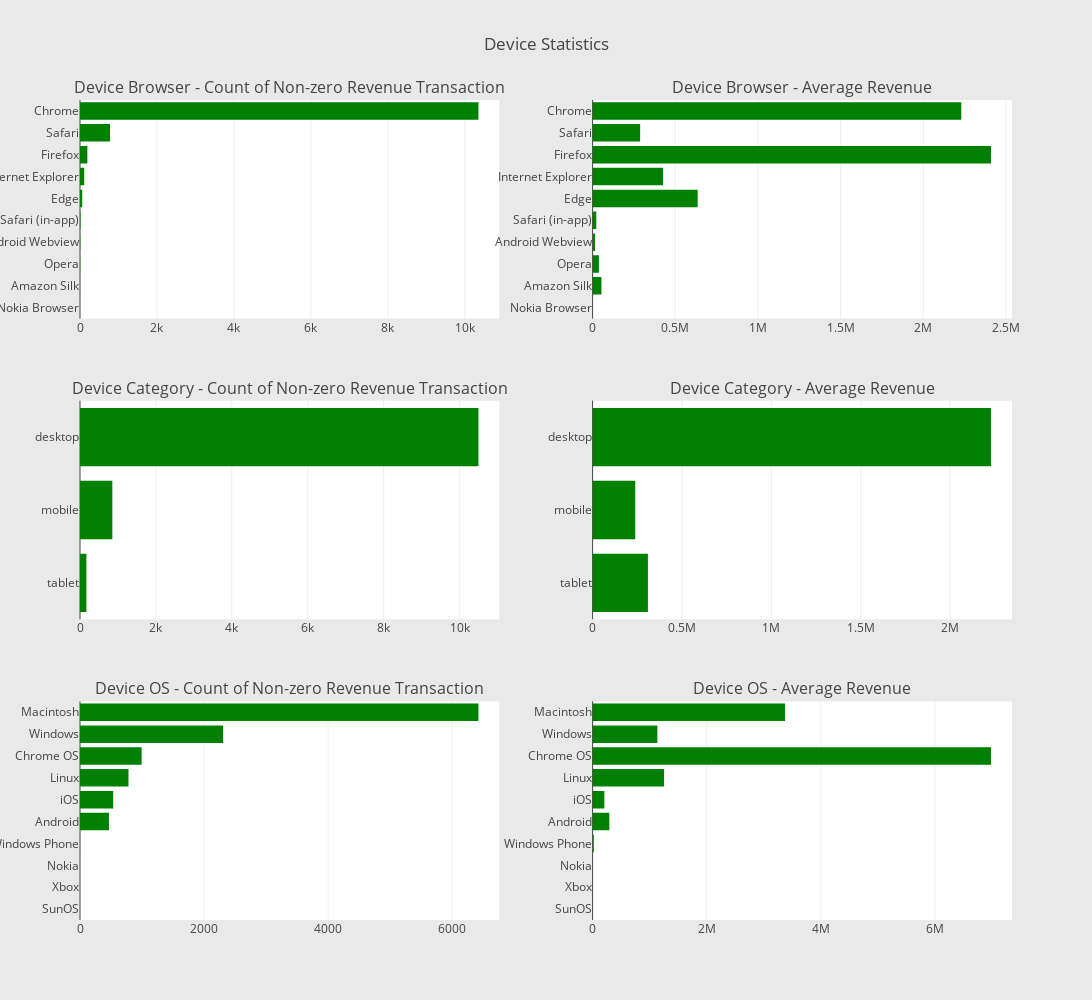

Write notebook code for a chart like this one.
### Markdown cell above
We cluster data under many category (browser, device category, OS system,...) to see how these information affect the buying decision of customers.

** Caveat: The idea of clustering these variables come from the idea of user SRK on Kaggle. This is a very interesting idea and insights. Therefore, I use this idea. I did consult a small part of his code to derive my own implementation.

### Code cell
# Defining function for plotting
def horizontal_bar_chart(df):
    bar_chart = go.Bar(
        y=df.index[::-1],
        x=df.values[::-1],
        showlegend=False,
        orientation = 'h',
        marker=dict(
            color='green',
        ),        
    )
    # bar_chart.set_yticklabels(df.index)   
    return bar_chart

# Clustering data
train_df['transactionRevenue_non_zero'] = train_df['totals.transactionRevenue']>0
# Cluster by devices
# browser
cluster_info = train_df.groupby('device.browser').agg({'transactionRevenue_non_zero':'sum', 'totals.transactionRevenue':['mean']})
cluster_info.columns = ["count of non-zero revenue", "average"]
cluster_info = cluster_info.sort_values(by="count of non-zero revenue", ascending=False)
bar_chart_browser_count = horizontal_bar_chart(cluster_info["count of non-zero revenue"].head(10))
bar_chart_browser_mean = horizontal_bar_chart(cluster_info["average"].head(10))
# deviceCategory
cluster_info = train_df.groupby('device.deviceCategory').agg({'transactionRevenue_non_zero':'sum', 'totals.transactionRevenue':['mean']})
cluster_info.columns = ["count of non-zero revenue", "average"]
cluster_info = cluster_info.sort_values(by="count of non-zero revenue", ascending=False)
bar_chart_deviceCategory_count = horizontal_bar_chart(cluster_info["count of non-zero revenue"].head(10))
bar_chart_deviceCategory_mean = horizontal_bar_chart(cluster_info["average"].head(10))
# operatingSystem
cluster_info = train_df.groupby('device.operatingSystem').agg({'transactionRevenue_non_zero':'sum', 'totals.transactionRevenue':['mean']})
cluster_info.columns = ["count of non-zero revenue", "average"]
cluster_info = cluster_info.sort_values(by="count of non-zero revenue", ascending=False)
bar_chart_operatingSystem_count = horizontal_bar_chart(cluster_info["count of non-zero revenue"].head(10))
bar_chart_operatingSystem_mean = horizontal_bar_chart(cluster_info["average"].head(10))



figure = tools.make_subplots(rows=3, cols=2, vertical_spacing=0.1, 
                                         subplot_titles=["Device Browser - Count of Non-zero Revenue Transaction", "Device Browser - Average Revenue",
                                          "Device Category - Count of Non-zero Revenue Transaction", "Device Category - Average Revenue", 
                                          "Device OS - Count of Non-zero Revenue Transaction", "Device OS - Average Revenue"])
figure.append_trace(bar_chart_browser_count, 1, 1)
figure.append_trace(bar_chart_browser_mean, 1, 2)
figure.append_trace(bar_chart_deviceCategory_count, 2, 1)
figure.append_trace(bar_chart_deviceCategory_mean, 2, 2)
figure.append_trace(bar_chart_operatingSystem_count, 3, 1)
figure.append_trace(bar_chart_operatingSystem_mean, 3, 2)
figure['layout'].update(height=1000, width=1400, paper_bgcolor='rgb(233,233,233)', title="Device Statistics")
py.iplot(figure, filename='device-plots')

### Figure 1 — Plotly figure (JSON) as saved in the notebook; plotly's stock layout.template omitted (floating-point values rounded to 4 significant figures)
{"data": [{"marker": {"color": "green"}, "orientation": "h", "showlegend": false, "x": [0, 1, 5, 6, 12, 58, 109, 191, 780, 10353], "y": ["Nokia Browser", "Amazon Silk", "Opera", "Android Webview", "Safari (in-app)", "Edge", "Internet Explorer", "Firefox", "Safari", "Chrome"], "type": "bar", "uid": "72ccc43e-d661-11e8-ae82-7f47ae10e8a3", "xaxis": "x", "yaxis": "y"}, {"marker": {"color": "green"}, "orientation": "h", "showlegend": false, "x": [0, 53460.0, 38160.0, 14600.0, 22450.0, 635300.0, 426100.0, 2409000.0, 287500.0, 2230000.0], "y": ["Nokia Browser", "Amazon Silk", "Opera", "Android Webview", "Safari (in-app)", "Edge", "Internet Explorer", "Firefox", "Safari", "Chrome"], "type": "bar", "uid": "72cd6e5c-d661-11e8-ae82-7f47ae10e8a3", "xaxis": "x2", "yaxis": "y2"}, {"marker": {"color": "green"}, "orientation": "h", "showlegend": false, "x": [168, 852, 10495], "y": ["tablet", "mobile", "desktop"], "type": "bar", "uid": "72cdf98a-d661-11e8-ae82-7f47ae10e8a3", "xaxis": "x3", "yaxis": "y3"}, {"marker": {"color": "green"}, "orientation": "h", "showlegend": false, "x": [309400.0, 238500.0, 2229000.0], "y": ["tablet", "mobile", "desktop"], "type": "bar", "uid": "72ce82ba-d661-11e8-ae82-7f47ae10e8a3", "xaxis": "x4", "yaxis": "y4"}, {"marker": {"color": "green"}, "orientation": "h", "showlegend": false, "x": [0, 0, 0, 1, 467, 536, 782, 994, 2309, 6426], "y": ["SunOS", "Xbox", "Nokia", "Windows Phone", "Android", "iOS", "Linux", "Chrome OS", "Windows", "Macintosh"], "type": "bar", "uid": "72cf0b86-d661-11e8-ae82-7f47ae10e8a3", "xaxis": "x5", "yaxis": "y5"}, {"marker": {"color": "green"}, "orientation": "h", "showlegend": false, "x": [0, 0, 0, 21710.0, 293300.0, 205900.0, 1253000.0, 6984000.0, 1135000.0, 3372000.0], "y": ["SunOS", "Xbox", "Nokia", "Windows Phone", "Android", "iOS", "Linux", "Chrome OS", "Windows", "Macintosh"], "type": "bar", "uid": "72cf91d2-d661-11e8-ae82-7f47ae10e8a3", "xaxis": "x6", "yaxis": "y6"}], "layout": {"annotations": [{"font": {"size": 16}, "showarrow": false, "text": "Device Browser - Count of Non-zero Revenue Transaction", "x": 0.225, "xanchor": "center", "xref": "paper", "y": 1, "yanchor": "bottom", "yref": "paper"}, {"font": {"size": 16}, "showarrow": false, "text": "Device Browser - Average Revenue", "x": 0.775, "xanchor": "center", "xref": "paper", "y": 1, "yanchor": "bottom", "yref": "paper"}, {"font": {"size": 16}, "showarrow": false, "text": "Device Category - Count of Non-zero Revenue Transaction", "x": 0.225, "xanchor": "center", "xref": "paper", "y": 0.6333, "yanchor": "bottom", "yref": "paper"}, {"font": {"size": 16}, "showarrow": false, "text": "Device Category - Average Revenue", "x": 0.775, "xanchor": "center", "xref": "paper", "y": 0.6333, "yanchor": "bottom", "yref": "paper"}, {"font": {"size": 16}, "showarrow": false, "text": "Device OS - Count of Non-zero Revenue Transaction", "x": 0.225, "xanchor": "center", "xref": "paper", "y": 0.2667, "yanchor": "bottom", "yref": "paper"}, {"font": {"size": 16}, "showarrow": false, "text": "Device OS - Average Revenue", "x": 0.775, "xanchor": "center", "xref": "paper", "y": 0.2667, "yanchor": "bottom", "yref": "paper"}], "xaxis": {"anchor": "y", "domain": [0, 0.45]}, "yaxis": {"anchor": "x", "domain": [0.7333, 1]}, "xaxis2": {"anchor": "y2", "domain": [0.55, 1]}, "yaxis2": {"anchor": "x2", "domain": [0.7333, 1]}, "xaxis3": {"anchor": "y3", "domain": [0, 0.45]}, "yaxis3": {"anchor": "x3", "domain": [0.3667, 0.6333]}, "xaxis4": {"anchor": "y4", "domain": [0.55, 1]}, "yaxis4": {"anchor": "x4", "domain": [0.3667, 0.6333]}, "xaxis5": {"anchor": "y5", "domain": [0, 0.45]}, "yaxis5": {"anchor": "x5", "domain": [0, 0.2667]}, "xaxis6": {"anchor": "y6", "domain": [0.55, 1]}, "yaxis6": {"anchor": "x6", "domain": [0, 0.2667]}, "height": 1000, "width": 1400, "paper_bgcolor": "rgb(233,233,233)", "title": "Device Statistics"}}
